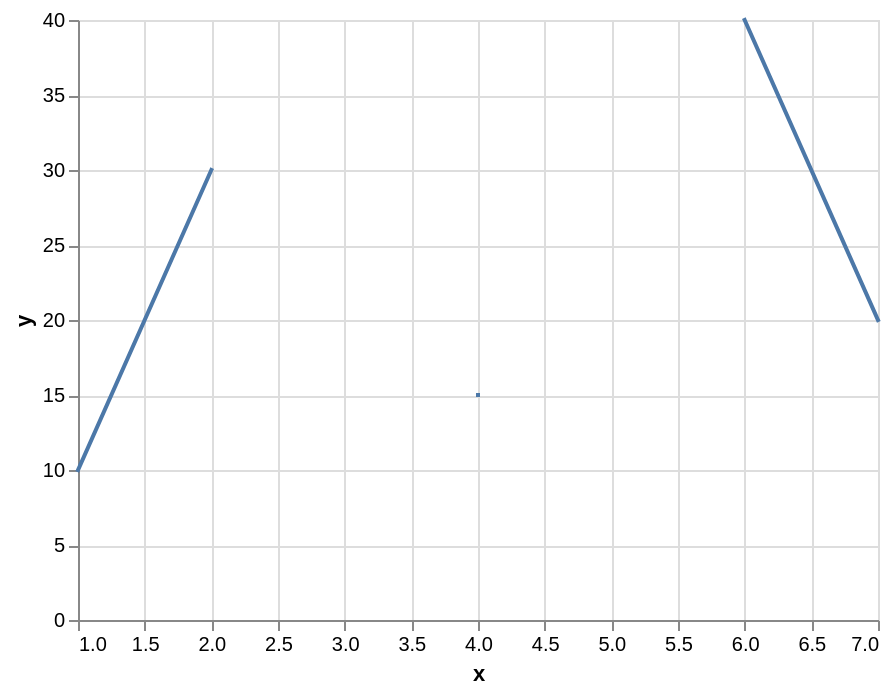

Source (Vega-Lite JSON):
### Vega specification from a JSON file in a GitHub repository (floating-point values rounded to 4 significant figures)
{"$schema": "https://vega.github.io/schema/vega/v5.json", "background": "white", "padding": 5, "width": 400, "height": 300, "style": "cell", "data": [{"name": "source_0", "values": [{"x": 1, "y": 10}, {"x": 2, "y": 30}, {"x": 3, "y": null}, {"x": 4, "y": 15}, {"x": 5, "y": null}, {"x": 6, "y": 40}, {"x": 7, "y": 20}]}, {"name": "data_0", "source": "source_0", "transform": [{"type": "formula", "expr": "toNumber(datum[\"x\"])", "as": "x"}]}], "marks": [{"name": "marks", "type": "line", "style": ["line"], "sort": {"field": "x"}, "from": {"data": "data_0"}, "encode": {"update": {"strokeCap": {"value": "square"}, "stroke": {"value": "#4c78a8"}, "description": {"signal": "\"x: \" + (format(datum[\"x\"], \"\")) + \"; y: \" + (format(datum[\"y\"], \"\"))"}, "x": {"scale": "x", "field": "x"}, "y": {"scale": "y", "field": "y"}, "defined": {"signal": "isValid(datum[\"x\"]) && isFinite(+datum[\"x\"]) && isValid(datum[\"y\"]) && isFinite(+datum[\"y\"])"}}}}], "scales": [{"name": "x", "type": "linear", "domain": {"data": "data_0", "field": "x"}, "range": [0, {"signal": "width"}], "nice": true, "zero": false}, {"name": "y", "type": "linear", "domain": {"data": "data_0", "field": "y"}, "range": [{"signal": "height"}, 0], "nice": true, "zero": true}], "axes": [{"scale": "x", "orient": "bottom", "gridScale": "y", "grid": true, "tickCount": {"signal": "ceil(width/40)"}, "domain": false, "labels": false, "aria": false, "maxExtent": 0, "minExtent": 0, "ticks": false, "zindex": 0}, {"scale": "y", "orient": "left", "gridScale": "x", "grid": true, "tickCount": {"signal": "ceil(height/40)"}, "domain": false, "labels": false, "aria": false, "maxExtent": 0, "minExtent": 0, "ticks": false, "zindex": 0}, {"scale": "x", "orient": "bottom", "grid": false, "title": "x", "labelFlush": true, "labelOverlap": true, "tickCount": {"signal": "ceil(width/40)"}, "zindex": 0}, {"scale": "y", "orient": "left", "grid": false, "title": "y", "labelOverlap": true, "tickCount": {"signal": "ceil(height/40)"}, "zindex": 0}]}
